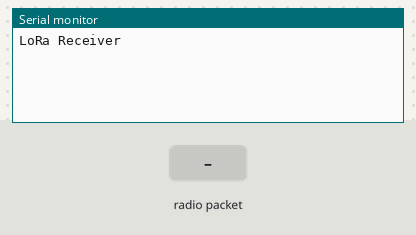
Bench run of a sketch on a simulated Arduino Uno, built with avr-gcc and run on an emulated ATmega328P. Parts: the last lines printed to the serial monitor. The inputs (shaded band) are chosen by the test bench. The local clock reads 2024-03-15 10:24:30 at power-on unless the sketch sets it; storage starts empty; no radio packets arrive unless stated.

Above: at 1.2 s.
1.3 s: radio packet "1" arrives
At 2.0 s:
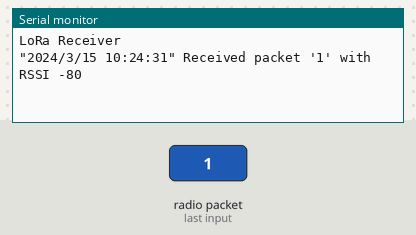
2.8 s: radio packet "0" arrives
At 3.2 s:
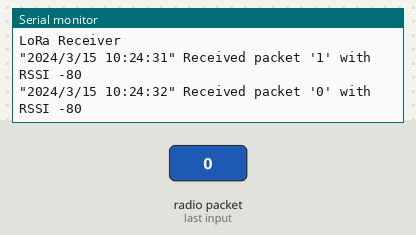
4.3 s: radio packet "2" arrives
At 5.5 s:
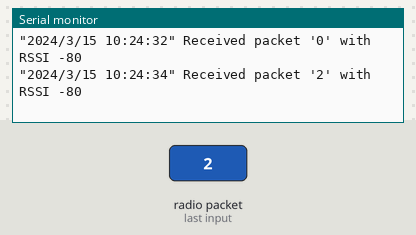

The sketch:

LoRaReceiver_with_sd_logger_sdfat_library.ino
```cpp
#include <SPI.h>
#include <LoRa.h>
#include <SdFat.h>
#include <Wire.h>
#include "RTClib.h"

#define ECHO_TO_SERIAL   1 // echo data to serial port
#define FILE_BASE_NAME "Data"

RTC_DS1307 RTC; // define the Real Time Clock object
const int chipSelect = 5;

SdFat sd;

// Log file.
SdFile file;

#define error(msg) sd.errorHalt(F(msg))
void setup() {
const uint8_t BASE_NAME_SIZE = sizeof(FILE_BASE_NAME) - 1;
  char fileName[13] = FILE_BASE_NAME "00.csv";

  Serial.begin(9600);
  while (!Serial);

 if (!sd.begin(chipSelect, SD_SCK_MHZ(50))) {
    sd.initErrorHalt();
  }
  // Find an unused file name.
  if (BASE_NAME_SIZE > 6) {
    error("FILE_BASE_NAME too long");
  }
  while (sd.exists(fileName)) {
    if (fileName[BASE_NAME_SIZE + 1] != '9') {
      fileName[BASE_NAME_SIZE + 1]++;
    } else if (fileName[BASE_NAME_SIZE] != '9') {
      fileName[BASE_NAME_SIZE + 1] = '0';
      fileName[BASE_NAME_SIZE]++;
    } else {
      error("Can't create file name");
    }
  }
  if (!file.open(fileName, O_CREAT | O_WRITE | O_EXCL)) {
    error("file.open");
  }
  // connect to RTC
  Wire.begin();
  if (!RTC.begin()) {
    file.println("RTC failed");
#if ECHO_TO_SERIAL
    Serial.println("RTC failed");
#endif  //ECHO_TO_SERIAL
  }

  Serial.println("LoRa Receiver");

  if (!LoRa.begin(915E6)) {
    Serial.println("Starting LoRa failed!");
    while (1);
  }
}

void loop() {
 DateTime now;
  // try to parse packet
  int packetSize = LoRa.parsePacket();
  if (packetSize) {
   now = RTC.now();
  // log time
  //logfile.print(now.unixtime()); // seconds since 1/1/1970
 // logfile.print(", ");
  file.print('"');
  file.print(now.year(), DEC);
  file.print("/");
  file.print(now.month(), DEC);
  file.print("/");
  file.print(now.day(), DEC);
  file.print(" ");
  file.print(now.hour(), DEC);
  file.print(":");
  file.print(now.minute(), DEC);
  file.print(":");
  file.print(now.second(), DEC);
  file.print('"');
  #if ECHO_TO_SERIAL
  //Serial.print(now.unixtime()); // seconds since 1/1/1970
  //Serial.print(", ");
  Serial.print('"');
  Serial.print(now.year(), DEC);
  Serial.print("/");
  Serial.print(now.month(), DEC);
  Serial.print("/");
  Serial.print(now.day(), DEC);
  Serial.print(" ");
  Serial.print(now.hour(), DEC);
  Serial.print(":");
  Serial.print(now.minute(), DEC);
  Serial.print(":");
  Serial.print(now.second(), DEC);
  Serial.print('"');
#endif //ECHO_TO_SERIAL

    // received a packet
    Serial.print(" Received packet '");
    file.print(" Received packet '");
    // read packet

    while (LoRa.available()) {
      //temp = LoRa.read();
      Serial.print((char)LoRa.read());
      file.print((char)LoRa.read());
    }

    // print RSSI of packet
    Serial.print("' with RSSI ");
    file.print("' with RSSI ");

    Serial.println(LoRa.packetRssi());
    file.println(LoRa.packetRssi());
  }
}
```

Measured:
- after the input at 1.3 s, the serial monitor: prints a new line at once (image 1)
- after the input at 2.8 s, the serial monitor: prints a new line at once (image 2)
- after the input at 4.3 s, the serial monitor: prints a new line at once (image 3)
